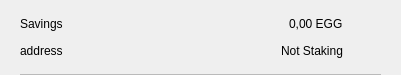
<?xml version="1.0" encoding="UTF-8"?>
<ui version="4.0">
 <class>CSRow</class>
 <widget class="QWidget" name="CSRow">
  <property name="geometry">
   <rect>
    <x>0</x>
    <y>0</y>
    <width>401</width>
    <height>75</height>
   </rect>
  </property>
  <property name="windowTitle">
   <string>Form</string>
  </property>
  <layout class="QVBoxLayout" name="verticalLayout">
   <property name="spacing">
    <number>0</number>
   </property>
   <property name="leftMargin">
    <number>20</number>
   </property>
   <property name="topMargin">
    <number>10</number>
   </property>
   <property name="rightMargin">
    <number>20</number>
   </property>
   <property name="bottomMargin">
    <number>0</number>
   </property>
   <item>
    <widget class="QWidget" name="info" native="true">
     <property name="minimumSize">
      <size>
       <width>0</width>
       <height>0</height>
      </size>
     </property>
     <layout class="QHBoxLayout" name="horizontalLayout_3">
      <property name="leftMargin">
       <number>0</number>
      </property>
      <property name="topMargin">
       <number>0</number>
      </property>
      <property name="rightMargin">
       <number>0</number>
      </property>
      <property name="bottomMargin">
       <number>10</number>
      </property>
      <item>
       <widget class="QWidget" name="container" native="true">
        <property name="minimumSize">
         <size>
          <width>0</width>
          <height>0</height>
         </size>
        </property>
        <layout class="QVBoxLayout" name="verticalLayout_2">
         <property name="spacing">
          <number>0</number>
         </property>
         <property name="leftMargin">
          <number>0</number>
         </property>
         <property name="topMargin">
          <number>0</number>
         </property>
         <property name="rightMargin">
          <number>0</number>
         </property>
         <property name="bottomMargin">
          <number>0</number>
         </property>
         <item>
          <layout class="QHBoxLayout" name="horizontalLayout">
           <item>
            <widget class="QLabel" name="labelName">
             <property name="toolTip">
              <string notr="true"/>
             </property>
             <property name="text">
              <string>Savings</string>
             </property>
            </widget>
           </item>
           <item>
            <spacer name="horizontalSpacer">
             <property name="orientation">
              <enum>Qt::Horizontal</enum>
             </property>
             <property name="sizeHint" stdset="0">
              <size>
               <width>40</width>
               <height>20</height>
              </size>
             </property>
            </spacer>
           </item>
           <item>
            <widget class="QLabel" name="labelAmount">
             <property name="text">
              <string>0,00 EGG</string>
             </property>
            </widget>
           </item>
          </layout>
         </item>
         <item>
          <layout class="QHBoxLayout" name="horizontalLayout_2">
           <item>
            <widget class="QLabel" name="labelAddress">
             <property name="toolTip">
              <string notr="true"/>
             </property>
             <property name="text">
              <string>address</string>
             </property>
            </widget>
           </item>
           <item>
            <spacer name="horizontalSpacer_2">
             <property name="orientation">
              <enum>Qt::Horizontal</enum>
             </property>
             <property name="sizeHint" stdset="0">
              <size>
               <width>40</width>
               <height>20</height>
              </size>
             </property>
            </spacer>
           </item>
           <item>
            <widget class="QLabel" name="labelStaking">
             <property name="text">
              <string>Not Staking</string>
             </property>
            </widget>
           </item>
          </layout>
         </item>
        </layout>
       </widget>
      </item>
      <item alignment="Qt::AlignHCenter|Qt::AlignVCenter">
       <widget class="QPushButton" name="pushButtonMenu">
        <property name="minimumSize">
         <size>
          <width>24</width>
          <height>24</height>
         </size>
        </property>
        <property name="maximumSize">
         <size>
          <width>32</width>
          <height>32</height>
         </size>
        </property>
        <property name="focusPolicy">
         <enum>Qt::NoFocus</enum>
        </property>
        <property name="styleSheet">
         <string notr="true">border:none; background-color:transparent;</string>
        </property>
        <property name="text">
         <string/>
        </property>
        <property name="icon">
         <iconset>
          <normaloff>://ic-menu-hover</normaloff>://ic-menu-hover</iconset>
        </property>
        <property name="iconSize">
         <size>
          <width>24</width>
          <height>24</height>
         </size>
        </property>
       </widget>
      </item>
     </layout>
    </widget>
   </item>
   <item>
    <widget class="QLabel" name="lblDivisory">
     <property name="minimumSize">
      <size>
       <width>0</width>
       <height>1</height>
      </size>
     </property>
     <property name="maximumSize">
      <size>
       <width>16777215</width>
       <height>1</height>
      </size>
     </property>
     <property name="styleSheet">
      <string notr="true">background-color:#bababa;</string>
     </property>
     <property name="text">
      <string/>
     </property>
     <property name="alignment">
      <set>Qt::AlignBottom|Qt::AlignLeading|Qt::AlignLeft</set>
     </property>
    </widget>
   </item>
  </layout>
 </widget>
 <resources/>
 <connections/>
</ui>
